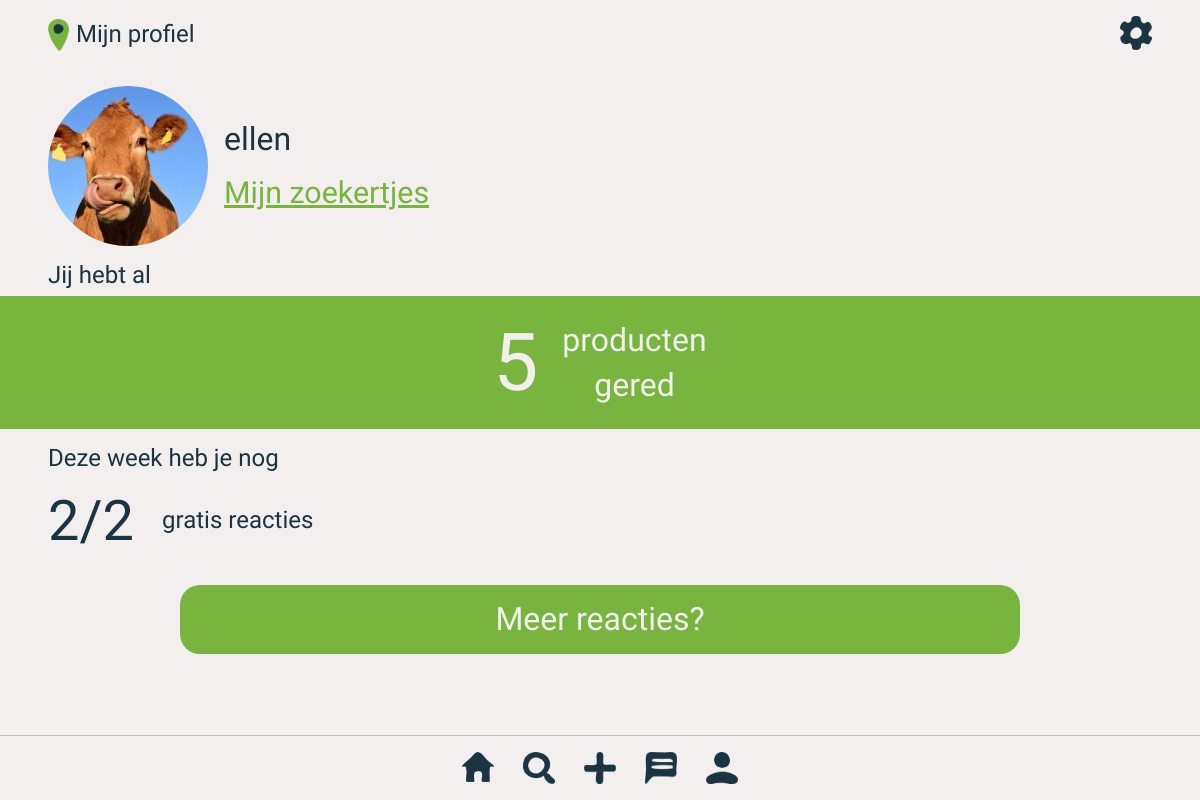
Page /profile.php (signed in) on the earlier database version.
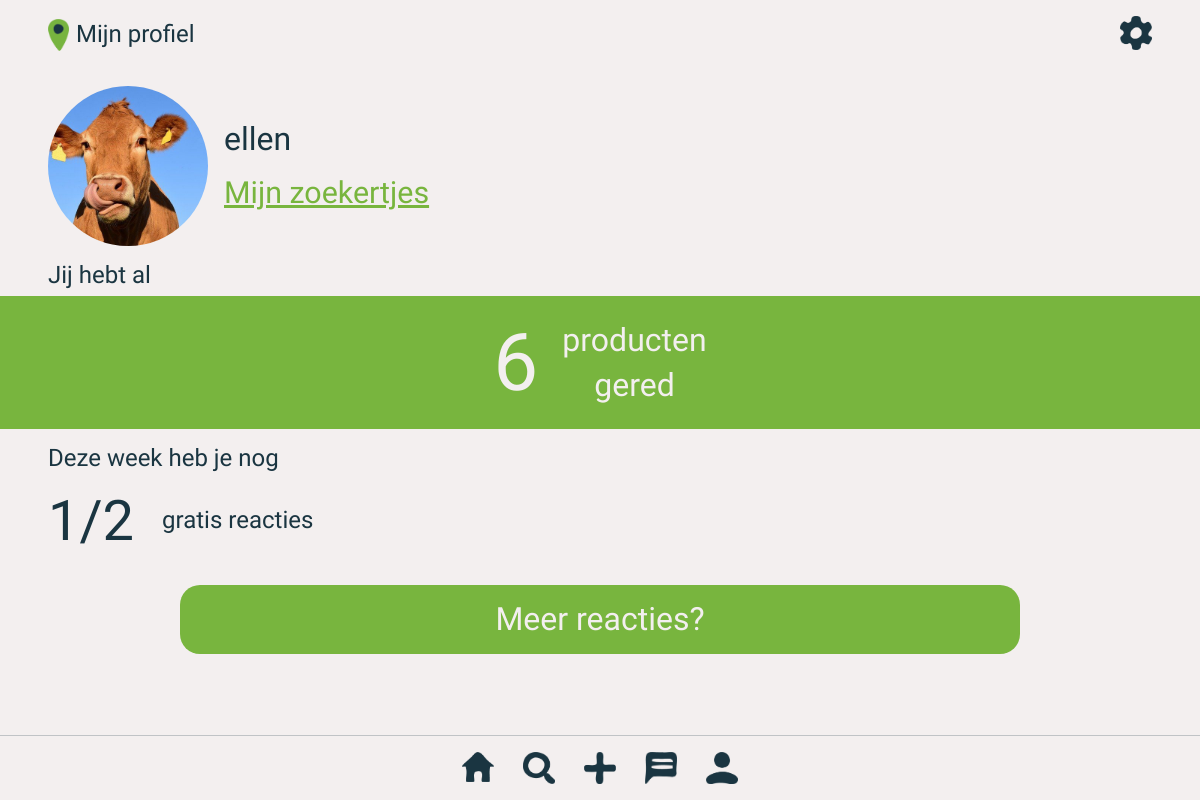
Same page on the later database version.
### tables this page shows
CREATE TABLE `users` (
  `id` int(255) NOT NULL,
  `username` varchar(255) NOT NULL,
  `password` varchar(255) NOT NULL,
  `email` varchar(255) NOT NULL,
  `profile_picture` varchar(255) NOT NULL DEFAULT 'default.jpg',
  `premium` int(255) NOT NULL DEFAULT '0',
  `reactions` int(11) NOT NULL DEFAULT '2',
  `products_saved` int(255) NOT NULL DEFAULT '0'
);

### classes/User.php (called while the page is built, shortened)
<?php
    class User {
        public static function getUsernameById($userId){
            $conn = Database::getConnection();
            $query = $conn->prepare("SELECT username FROM users WHERE id = :userId");
            $query->bindValue(":userId", $userId);
            $query->execute();
            $id = $query->fetch();
            return $id['username'];
        }
        public static function getProfilePictureById($userId){
            $conn = Database::getConnection();
            $query = $conn->prepare("SELECT profile_picture FROM users WHERE id = :userId");
            $query->bindValue(":userId", $userId);
            $query->execute();
            $id = $query->fetch();
            return $id['profile_picture'];
        }
        public static function getAvailableReactions($userId) {
            $conn = Database::getConnection();
            $query = $conn->prepare("SELECT * FROM users WHERE id = :userId");
            $query->bindValue(":userId", $userId);
            $query->execute();
            $reactions = $query->fetch();
            return $reactions['reactions'];
        }
        public static function getSavedProducts($userId) {
            $conn = Database::getConnection();
            $query = $conn->prepare("SELECT * FROM users WHERE id = :userId");
            $query->bindValue(":userId", $userId);
            $query->execute();
            $reactions = $query->fetch();
            return $reactions['products_saved'];
        }
    }
?>

### profile.php (the view, shortened to what this page needs)
<!DOCTYPE html>
<html lang="en">
<head>
     <link rel="stylesheet" href="css/normalize.css">
     <link rel="stylesheet" href="css/general.css">
</head>
<body>
    <header>
        <img src="assets/location_dot.png">
        <h2>Mijn profiel</h2>
        <a href="settings.php"><img id="settings_icon" src="assets/icons/settings_icon.png"></a>
    </header>
    <div id="user_info_wrapper">
        <img src="profile_pictures/<?php echo User::getProfilePictureById($_SESSION['userId']); ?>">
        <div>
            <h1><?php echo htmlspecialchars(User::getUsernameById($_SESSION['userId'])); ?></h1>
            <br>
            <a href="myListings.php">Mijn zoekertjes</a>
        </div>
    </div>
    <div id="saved_info_wrapper">
        <h2>Jij hebt al</h2>
        <div id="number_saved_wrapper">
            <h1><?php echo User::getSavedProducts($_SESSION['userId']); ?></h1>
            <h2>
            <?php if(User::getSavedProducts($_SESSION['userId']) == "1"): ?>
            product
            <?php else: ?>
            producten
            <?php endif; ?>
             <br> gered</h2>
        </div>
    </div>
    <div id="reactions_info_wrapper">
        <h2>Deze week heb je nog</h2>
        <div id="number_reactions_wrapper">
            <h1><?php echo User::getAvailableReactions($_SESSION['userId']);?>/2</h1>
            <h2>gratis reacties</h2>
        </div>
    </div>
    <a href="premium.html" id="btn_more_reactions">Meer reacties?</a>
    <nav>
        <a href="home.php"><img src="assets/icons/home_icon.png"></a>
        <a href="search.php"><img src="assets/icons/search_icon.png"></a>
        <a href="upload.php"><img src="assets/icons/plus_icon.png"></a>
        <a href="chats.php"><img src="assets/icons/message_icon.png"></a>
        <a href="profile.php"><img src="assets/icons/profile_icon.png"></a>
    </nav>
</body>
</html>

Differences in the rows shown:
changed users "ellen": products_saved "5" → "6"; reactions "2" → "1"
